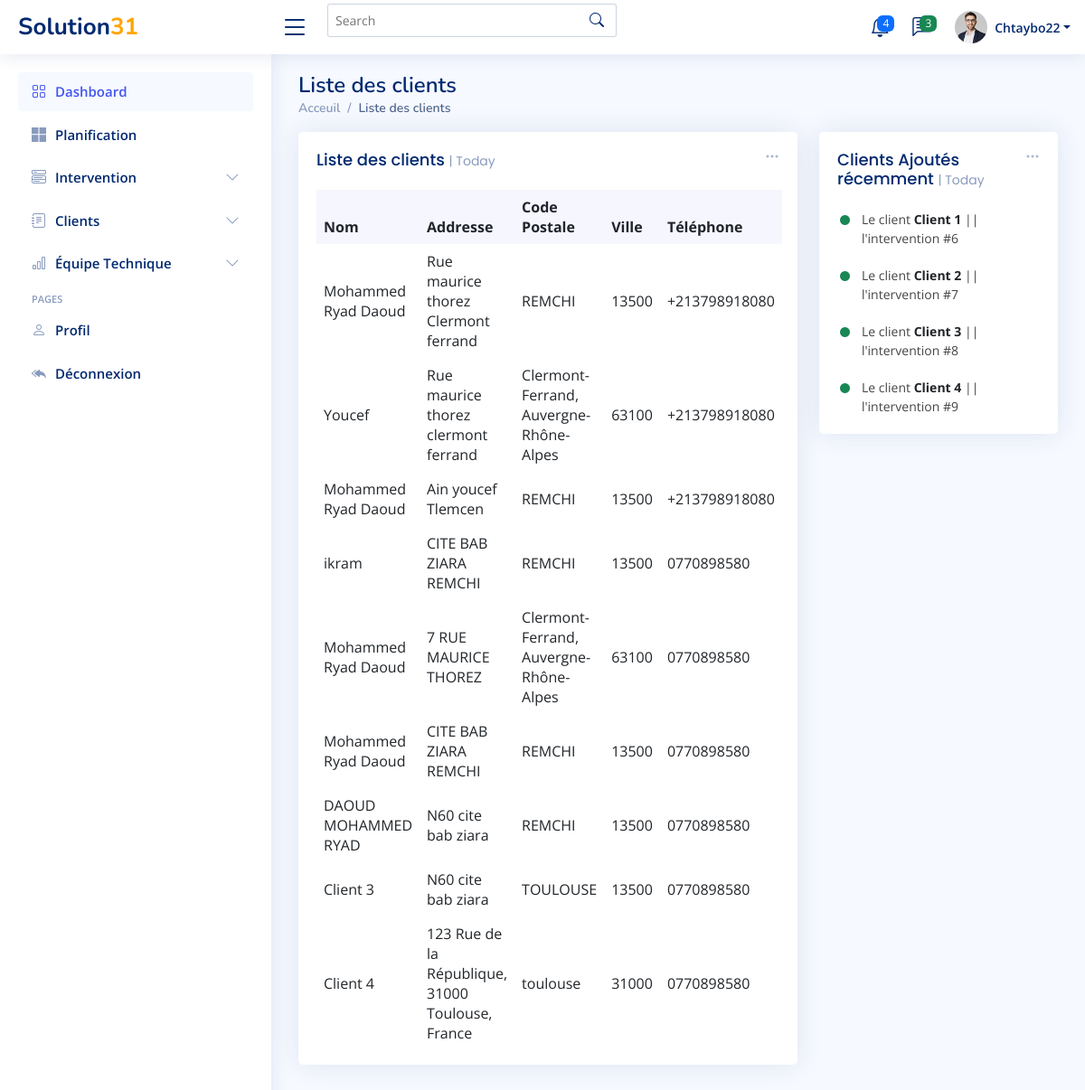
Screenshot of /clients/list (signed in) with the database file from the repository.
### Dashboard/models.py (models this page shows, shortened)
class Client(models.Model):
    Nom_Client= models.CharField(max_length=100, blank=False , null=False)
    Numéro = models.CharField(max_length=100, blank=False , null=False)
    Ville = models.CharField(max_length=100, blank=False , null=False)
    Address = models.CharField(max_length=100, blank=False , null=False)
    Code_postal = models.IntegerField()

class Intervention(models.Model):
    Date_Ajouté = models.DateTimeField(auto_now_add=True)
    Nom_Client= models.CharField(max_length=100, blank=False , null=False)
    Numéro = models.CharField(max_length=100, blank=False , null=False)
    Ville = models.CharField(max_length=100, blank=False , null=False)
    Date=models.DateField(null=True,blank=True)
    Address = models.CharField(max_length=100, blank=False , null=False)
    Code_postal = models.IntegerField()
    Par= models.ForeignKey(UserProfile, on_delete=models.SET_NULL, null=True, blank=True, )
    Commentaire = models.CharField(max_length=500, blank=True, null=True)
    Prix = models.IntegerField(blank=True, null=True)
    Status = models.CharField(max_length=500,choices=CHOICES, default='en attendant', blank=True, null=True)
    valeur =models.IntegerField(default=1)

### Dashboard/views.py (the view)
# urls.py: path('clients/list',clients ,name='clients'),
def clients(request):
    clients = Client.objects.all()
    interventions = Intervention.objects.all()
    context={'clients':clients,'interventions':interventions}
    return render(request, 'Dashboard/list_clients.html',context)

### Dashboard/templates/Dashboard/list_clients.html (shortened to what this page needs)
{% extends 'Dashboard/main.html' %}
{% block content %}
<main id="main" class="main">
    <div class="pagetitle">
      <h1>Liste des clients</h1>
      <nav>
        <ol class="breadcrumb">
            <li class="breadcrumb-item"><a href="index.html">Acceuil</a></li>
          <li class="breadcrumb-item active">Liste des clients</li>
        </ol>
      </nav>
    </div>
    <section class="section dashboard">
      <div class="row">
        <div class="col-lg-8">
          <div class="row">
            <div class="col-12">
              <div class="card top-selling overflow-auto">
                <div class="filter">
                  <a class="icon" href="#" data-bs-toggle="dropdown"><i class="bi bi-three-dots"></i></a>
                </div>
                <div class="card-body pb-0">
                  <h5 class="card-title">Liste des clients <span>| Today</span></h5>
                  <table class="table table-borderless">
                    <thead>
                      <tr>
                        <th scope="col">Nom</th>
                        <th scope="col">Addresse</th>
                        <th scope="col">Code Postale</th>
                        <th scope="col">Ville</th>
                        <th scope="col">Téléphone</th>
                      </tr>
                    </thead>
                    <tbody>
                      {% for client in clients %}
                      <tr>
                        <td>{{client.Nom_Client}}</td>
                        <td>{{client.Address}}</td>
                        <td>{{client.Ville}}</td>
                        <td>{{client.Code_postal}}</td>
                        <td>{{client.Numéro}}</td>
                      </tr>
                        {% endfor  %}
                    </tbody>
                  </table>
                </div>
              </div>
            </div>
          </div>
        </div>
        <div class="col-lg-4">
          <div class="card">
            <div class="filter">
              <a class="icon" href="#" data-bs-toggle="dropdown"><i class="bi bi-three-dots"></i></a>
            </div>
            <div class="card-body">
              <h5 class="card-title">Clients Ajoutés récemment <span>| Today</span></h5>
              <div class="activity">
                {% for int in interventions %}
                <div class="activity-item d-flex">
                  <i class='bi bi-circle-fill activity-badge text-success align-self-start'></i>
                  <div class="activity-content">
                    Le client <a href="#" class="fw-bold text-dark">{{int.Nom_Client}}</a> ||  l'intervention #{{int.id}}
                  </div>
                </div>
                {% endfor %}
              </div>
            </div>
          </div>
        </div>
      </div>
    </section>
  </main>
{% endblock content %}

### Dashboard/templates/Dashboard/main.html (shortened to what this page needs)
{% load static %}
<html lang="en">
<head>
  <link href="{% static 'Dashboard/assets/css/main.css' %}" rel="stylesheet" />
  <link href="{% static 'Dashboard/assets/vendor/bootstrap/css/bootstrap.min.css' %}" rel="stylesheet">
  <link href="{% static 'Dashboard/assets/vendor/bootstrap-icons/bootstrap-icons.css' %}" rel="stylesheet">
  <link href="{% static 'Dashboard/assets/vendor/boxicons/css/boxicons.min.css' %}" rel="stylesheet">
  <link href="{% static 'Dashboard/assets/vendor/quill/quill.snow.css' %}" rel="stylesheet">
  <link href="{% static 'Dashboard/assets/vendor/quill/quill.bubble.css' %}" rel="stylesheet">
  <link href="{% static 'Dashboard/assets/vendor/remixicon/remixicon.css' %}" rel="stylesheet">
  <link href="{% static 'Dashboard/assets/vendor/simple-datatables/style.css' %}" rel="stylesheet">
  <link href="{% static 'Dashboard/assets/css/style.css' %}" rel="stylesheet">
</head>
<body>
  <header id="header" class="header fixed-top d-flex align-items-center">
    <div class="d-flex align-items-center justify-content-between">
      <a href="{% url 'index' %}" class="logo d-flex align-items-center">
        <span class="d-none d-lg-block">Solution</span>
                <span class="d-none d-lg-block" style="color:orange;">31</span>
      </a>
      <i class="bi bi-list toggle-sidebar-btn"></i>
    </div>
    <div class="search-bar">
      <form class="search-form d-flex align-items-center" method="POST" action="#">
        <input type="text" name="query" placeholder="Search" title="Enter search keyword">
        <button type="submit" title="Search"><i class="bi bi-search"></i></button>
      </form>
    </div>
    <nav class="header-nav ms-auto">
      <ul class="d-flex align-items-center">
        <li class="nav-item dropdown">
          <a class="nav-link nav-icon" href="#" data-bs-toggle="dropdown">
            <span class="badge bg-primary badge-number">4</span>
          </a>
        </li>
        <li class="nav-item dropdown">
          <a class="nav-link nav-icon" href="#" data-bs-toggle="dropdown">
            <span class="badge bg-success badge-number">3</span>
          </a>
        </li>
        <li class="nav-item dropdown pe-3">
          <a class="nav-link nav-profile d-flex align-items-center pe-0" href="#" data-bs-toggle="dropdown">
            <img src="{% static 'Dashboard/assets/img/profile-img.jpg' %}" alt="Profile" class="rounded-circle">
            <span class="d-none d-md-block dropdown-toggle ps-2">{{request.user}}</span>
          </a>
        </li>
      </ul>
    </nav>
  </header>
  <aside id="sidebar" class="sidebar">
    <ul class="sidebar-nav" id="sidebar-nav">
      <li class="nav-item">
        <a class="nav-link " href="{% url 'index'%}">
          <i class="bi bi-grid"></i>
          <span>Dashboard</span>
        </a>
      </li>
      <li class="nav-item">
        <a class="nav-link collapsed" href="{% url 'calendar'%}">
        <i class="bi bi-microsoft"></i>
          <span>Planification</span>
        </a>
      </li>
      <li class="nav-item">
        <a class="nav-link collapsed" data-bs-target="#components-nav" data-bs-toggle="collapse" href="#">
          <i class="bi bi-menu-button-wide"></i><span>Intervention</span><i class="bi bi-chevron-down ms-auto"></i>
        </a>
      </li>
      <li class="nav-item">
        <a class="nav-link collapsed" data-bs-target="#forms-nav" data-bs-toggle="collapse" href="#">
          <i class="bi bi-journal-text"></i><span>Clients</span><i class="bi bi-chevron-down ms-auto"></i>
        </a>
      </li>
      <li class="nav-item">
        <a class="nav-link collapsed" data-bs-target="#charts-nav" data-bs-toggle="collapse" href="#">
          <i class="bi bi-bar-chart"></i><span>Équipe Technique</span><i class="bi bi-chevron-down ms-auto"></i>
        </a>
      </li>
      <li class="nav-heading">Pages</li>
      <li class="nav-item">
        <a class="nav-link collapsed" href="{% url 'users_profile' %}">
          <i class="bi bi-person"></i>
          <span>Profil</span>
        </a>
      </li>
      <li class="nav-item">
        <a class="nav-link collapsed" href="{% url 'logout' %}">
          <i class="bi bi-reply-all-fill"></i>
          <span>Déconnexion</span>
        </a>
      </li>
    </ul>
  </aside>
  {% block content %}
  {% endblock content %}
</body>
</html>

### Dashboard/static/Dashboard/assets/css/main.css (style rules this page uses)
:root { --fc-daygrid-event-dot-width: 8px; }
:root { --fc-list-event-dot-width: 10px; --fc-list-event-hover-bg-color: #f5f5f5; }

### rows the page displays
Client: Nom_Client "Mohammed Ryad Daoud", Address "Rue maurice thorez Clermont ferrand", Ville "REMCHI", Code_postal "13500", Numéro "+213798918080"
Client: Nom_Client "Youcef", Address "Rue maurice thorez clermont ferrand", Ville "Clermont-Ferrand, Auvergne-Rhône-Alpes", Code_postal "63100", Numéro "+213798918080"
Client: Nom_Client "Mohammed Ryad Daoud", Address "Ain youcef Tlemcen", Ville "REMCHI", Code_postal "13500", Numéro "+213798918080"
Client: Nom_Client "ikram", Address "CITE BAB ZIARA REMCHI", Ville "REMCHI", Code_postal "13500", Numéro "0770898580"
Client: Nom_Client "Mohammed Ryad Daoud", Address "7 RUE MAURICE THOREZ", Ville "Clermont-Ferrand, Auvergne-Rhône-Alpes", Code_postal "63100", Numéro "0770898580"
Client: Nom_Client "Mohammed Ryad Daoud", Address "CITE BAB ZIARA REMCHI", Ville "REMCHI", Code_postal "13500", Numéro "0770898580"
Client: Nom_Client "DAOUD MOHAMMED RYAD", Address "N60 cite bab ziara", Ville "REMCHI", Code_postal "13500", Numéro "0770898580"
Client: Nom_Client "Client 3", Address "N60 cite bab ziara", Ville "TOULOUSE", Code_postal "13500", Numéro "0770898580"
Client: Nom_Client "Client 4", Address "123 Rue de la République, 31000 Toulouse, France", Ville "toulouse", Code_postal "31000", Numéro "0770898580"
Intervention: Nom_Client "Client 1", id "6"
Intervention: Nom_Client "Client 2", id "7"
Intervention: Nom_Client "Client 3", id "8"
Intervention: Nom_Client "Client 4", id "9"

### other values shown
{{ request.user }} "Chtaybo22"
